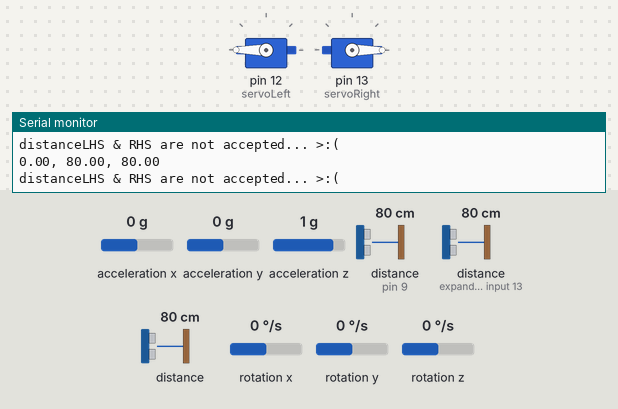
Bench run of a sketch on a simulated Arduino Uno, built with avr-gcc and run on an emulated ATmega328P. Shown: 2 × servo, the last lines printed to the serial monitor. The inputs (shaded band) are chosen by the test bench; at power-on: distance to the obstacle (sensors on pin 9, expander input 13) 80 cm, acceleration x 0 g, acceleration y 0 g, acceleration z 1 g, distance to the obstacle 80 cm, rotation x 0 °/s, rotation y 0 °/s, rotation z 0 °/s. The echo pulse lasts 58.3 µs per cm.

Above: at 1.7 s.
1.8 s: distance to the obstacle (sensor on pin 9) set to 8 cm
3.3 s: distance to the obstacle (sensor on pin 9) set to 5 cm
At 4.4 s:
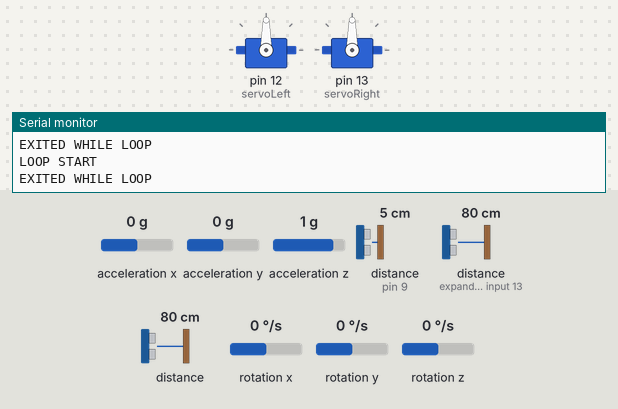
At 8.4 s:
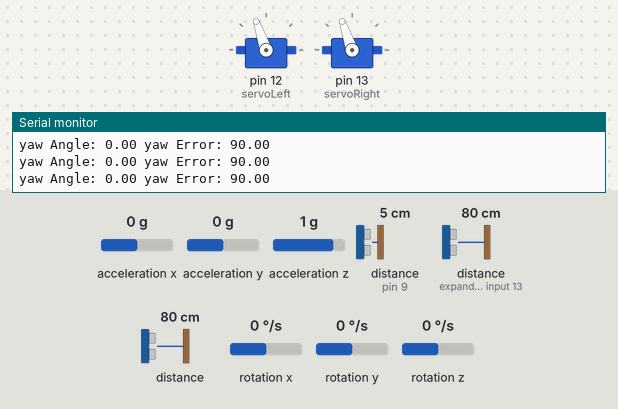
Timing chart, 0 to 24.0 s (numbered marks = the images above; inputs shaded):
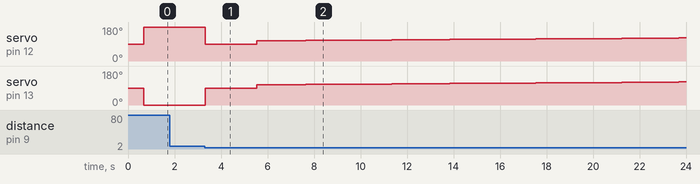

The sketch:

05_03_25_MazeSolver.ino
```cpp
#include <Servo.h>              // Servo Library
#include <HCSR04.h>             // UltraSonic library for 1 trigger
#include "I2Cdev.h"                         // Library allows for I2C communication
#include "MPU6050_6Axis_MotionApps20.h"      // Library from Electronic Cats that will do most of the IMU processing

// Definitions / Numerical Constant Values
#define GRAVITY_EARTH_MS2 9.80665
#define RAD_TO_DEG 57.295779513082320876798154814105


Servo servoLeft;                // Declare Left Servo - using servoLeft will determine the velocity of the Left Servo
Servo servoRight;               // Declare Right Servo - using servoRight will determine the velocity of the Right Servo

// -----------------CAUTION-----------------
// TRIAL VERSION FOR PID STABILISER
// -----------------------------------------

// Distance Parameters & Initialisation
HCSR04 hc(3, new int[3]{9,10, 11}, 3); //initialisation class HCSR04 (trig pin , echo pin, number of sensor) (Front,Left,Right)

double distanceFRT, distanceLHS, distanceRHS;

const double thresholdDistanceFRT = 24.0;        // The left and right are pretty good now could make the front a bit bigger
const double secondthresholdDistanceFRT = 6;
const double thresholdDistanceLHS = 13.0;
const double thresholdDistanceRHS = 13.0;

const double wallRef = 6.0;

// Solving Bias
// 0 - Left Bias
// 1 - Right Bias
int turnBias = 1;

// Signal Pre-processing
double filteredDistanceFRT = 0.0;
double filteredDistanceLHS = 0.0;
double filteredDistanceRHS = 0.0;

const double default_smoothingFactor = 0.3;

// PID Params
double drift = 0.0;
double error = 0.0;
double prev_error = 0.0;
double deriv = 0.0;
double integ = 0;
double correction = 0.0;
double currentTime;
double dt;

double kp_internal;
double kd_internal;

double Kp = 12;           // Over-exaggerated motion
double Ki = 0.005;           // A lot of kick
double Kd = 0.5;            // TODO find optimal tuning.

// Turning Control System Declarations
float KpYaw = 0.16; // Proportional constant  | Recommended value =  {Needs adjusting and tested}
float KiYaw = 0.009; // Integral constant | Recommended value = {Needs adjusting and tested}
float KdYaw = 0.04; // Derivative constant  | Recommended value = {Needs adjusting and tested}

float previousError_Turning = 0.0; // To store previous error for derivative term
float integral_Turning = 0.0;      // To store accumulated error for integral term

double yawError = 0.0;
double previousTime = 0.0;
double prevYawError = 0.0;

double y_i_Max = 1.28;
double y_i_Min = -1.28;

// MPU6050 IMU Declarations
MPU6050 mpu;
    /*---MPU6050 Control/Status Variables---*/
bool DMPReady = false;  // Set true if DMP init was successful
uint8_t MPUIntStatus;   // Holds actual interrupt status byte from MPU
uint8_t devStatus;      // Return status after each device operation (0 = success, !0 = error)
uint16_t packetSize;    // Expected DMP packet size (default is 42 bytes)
uint8_t FIFOBuffer[64]; // FIFO storage buffer
Quaternion q;           // [w, x, y, z]         Quaternion container
VectorInt16 aa;         // [x, y, z]            Accel sensor measurements
VectorInt16 gg;         // [x, y, z]            Gyro sensor measurements
VectorInt16 aaWorld;    // [x, y, z]            World-frame accel sensor measurements
VectorInt16 ggWorld;    // [x, y, z]            World-frame gyro sensor measurements
VectorFloat gravity;    // [x, y, z]            Gravity vector
float euler[3];         // [psi, theta, phi]    Euler angle container
float ypr[3];           // [yaw, pitch, roll]   Yaw/Pitch/Roll container and gravity vector
float yawAngle;

double leftservoVal;
double rightservoVal;

void setup() {
  Serial.begin(9600);           // Sets baud rate.
  attachServos();
  servoLeft.write(90);
  servoRight.write(90);
  MPU6050Initialise();
}

void loop() {
    // Reset the movedForward flag at the beginning of each cycle
    bool movedForward = false;
    Serial.println("LOOP START");

    // Read initial sensor values
    distanceFRT = hc.dist(0);
    delay(20);                   // DO NOT REMOVE
    distanceLHS = hc.dist(1);
    delay(20);                   // DO NOT REMOVE
    distanceRHS = hc.dist(2);
    delay(20);                   // DO NOT REMOVE


    // While loop to move forward while the front distance is greater than the threshold
    while (distanceFRT > thresholdDistanceFRT) {
      if (!movedForward){
       servoRight.write(0);   // Right Servo rotates clockwise
       servoLeft.write(180);    // Left Servo rotates anti-clockwise

      }
      distanceFRT = hc.dist(0);
      delay(20);
      //Serial.print("DistanceFRT: ");
      //Serial.println(distanceFRT);

      // -----------------PD Ctrl START-----------------
      // Fetch Side sensor vals
      distanceLHS = hc.dist(1);
      filteredDistanceLHS = EWMA_Filter(distanceLHS, filteredDistanceLHS, default_smoothingFactor);      // Filtering out noise
      delay(20);
      distanceRHS = hc.dist(2);
      filteredDistanceRHS = EWMA_Filter(distanceRHS, filteredDistanceRHS, default_smoothingFactor);
      delay(20);

      // PID calculations Start
      correction = PID_correction(distanceLHS, distanceRHS);

      // Impose new servo velocities
      leftservoVal = constrain(180 - correction, 0, 180);
      rightservoVal = constrain(0 - correction, 0, 180);

      servoLeft.write(leftservoVal);
      servoRight.write(rightservoVal);

      // Debug statement, comment it to hide
      //Serial.print(drift); Serial.print(", "); Serial.print(leftservoVal); Serial.print(", "); Serial.println(rightservoVal);
      // -----------------PD Ctrl END-----------------


      movedForward = true;
    }

    while (distanceFRT > secondthresholdDistanceFRT ){
        distanceFRT = hc.dist(0);
        delay(20);
        servoLeft.write(180);
        servoRight.write(0);
      }
        stopMove();
        Serial.println("EXITED WHILE LOOP ");
        delay(1000);                               // DEBUG: Delay just to see visually

    // If the while loop was not executed, handle the alternative logic
    if (!movedForward) {
        Serial.println("Entered Alternative Logic ");
        stopMove();
        distanceLHS = hc.dist(1);
        delay(10);                   // DO NOT REMOVE
        distanceRHS = hc.dist(2);
        delay(10);                   // DO NOT REMOVE

        // Logic to determine the clear path
        if ((distanceLHS > thresholdDistanceLHS) && (distanceRHS <= thresholdDistanceRHS)) { // works well after threshold change
            Serial.print("LOGIC : Turning Left");
            yawControl(-90);           // Turn Left if it's clear for battery(600) and usb(800)
        } else if ((distanceRHS > thresholdDistanceRHS) && (distanceLHS <= thresholdDistanceLHS)) {
            Serial.print("LOGIC : Turning Right");
            yawControl(90);
        } else if ((distanceLHS > thresholdDistanceLHS) && (distanceRHS > thresholdDistanceRHS)) {
            if (turnBias == 0) {
              Serial.print("Junction Detected, turning left");
              yawControl(-90);
            } else if (turnBias == 1) {
              Serial.print("Junction Detected, turning right");
              yawControl(90);
            }
            Serial.print(" LHS: ");
            Serial.print(distanceLHS);
            Serial.print(", RHS: ");
            Serial.println(distanceRHS);
        } else {                                                                 // DEBUG: Print sensor values if none of the conditions to see problem (DEAD END CODE GO HERE)
            // Print sensor values if none of the conditions are met
            Serial.print("No clear path detected. Sensor values - FRT: ");
            Serial.print(distanceFRT);
            Serial.print(", LHS: ");
            Serial.print(distanceLHS);
            Serial.print(", RHS: ");
            Serial.println(distanceRHS);
            yawControl(-90);
            yawControl(-90);  // for some reason cant do 180 at once.
        }
    }
}


void MPU6050Initialise() {// The Serial prints can be commented out later...
  #if I2CDEV_IMPLEMENTATION == I2CDEV_ARDUINO_WIRE
    Wire.begin();
    Wire.setClock(400000); // 400kHz I2C clock. Comment on this line if having compilation difficulties
  #elif I2CDEV_IMPLEMENTATION == I2CDEV_BUILTIN_FASTWIRE
    Fastwire::setup(400, true);
  #endif

  Serial.println(F("Initializing I2C devices..."));
  mpu.initialize();
  Serial.println(F("Testing MPU6050 connection..."));
  if(mpu.testConnection() == false){
    Serial.println("MPU6050 connection failed");
    while(true);
  }
  else {
    Serial.println("MPU6050 connection successful");
  }
  /* Initializate and configure the DMP*/
  Serial.println(F("Initializing DMP..."));
  devStatus = mpu.dmpInitialize();
  /* Supply your gyro offsets here, scaled for min sensitivity */ // INPUT THE OFFSETS HERE
  mpu.setXAccelOffset(618);
  mpu.setYAccelOffset(2898);
  mpu.setZAccelOffset(537);
  mpu.setXGyroOffset(43);
  mpu.setYGyroOffset(11);
  mpu.setZGyroOffset(-20);
  /* Making sure it worked (returns 0 if so) */
  if (devStatus == 0) {
    mpu.CalibrateAccel(6);  // Calibration Time: generate offsets and calibrate our MPU6050
    mpu.CalibrateGyro(6);
    Serial.println("These are the Active offsets: ");
    mpu.PrintActiveOffsets();
    mpu.GetActiveOffsets();
    Serial.println(F("Enabling DMP..."));   //Turning ON DMP
    mpu.setDMPEnabled(true);

    MPUIntStatus = mpu.getIntStatus();

    /* Set the DMP Ready flag so the main loop() function knows it is okay to use it */
    Serial.println(F("DMP ready! Waiting for first interrupt..."));
    DMPReady = true;
    packetSize = mpu.dmpGetFIFOPacketSize(); //Get expected DMP packet size for later comparison
  }
}

double readMPU6050loop() {
  if (!DMPReady) {
    Serial.println("Shit got stuck here 1");
    return;
  }
  /* Read a packet from FIFO */
  if (mpu.dmpGetCurrentFIFOPacket(FIFOBuffer)) { // Get the Latest packet
    //Serial.println("Shit got stuck here 2");
    /*Display quaternion values in easy matrix form: w x y z */
    mpu.dmpGetQuaternion(&q, FIFOBuffer);
    //Serial.println("Shit got stuck here 3");

    mpu.dmpGetGravity(&gravity, &q);
    //Serial.println("Shit got stuck here 4");
    /* Display initial world-frame acceleration, adjusted to remove gravity
    and rotated based on known orientation from Quaternion */
    mpu.dmpGetAccel(&aa, FIFOBuffer);
    mpu.dmpConvertToWorldFrame(&aaWorld, &aa, &q);
    /* Display Euler angles in degrees */
    mpu.dmpGetYawPitchRoll(ypr, &q, &gravity);

    yawAngle = (ypr[0] * RAD_TO_DEG); //+ 180.0;
    // yaw Angle is the angle that will be used to accurate turning of the robot
    // Currently the data outputting is from the range of -179.99... degrees to +179.99... degrees.
    // It would be better suited for a bearing system from the range of 0 to 359.99.. degrees.
    // There may be issues when the angle reads as close to +-180 as this is not explicitly within the range.

    //Serial.print("yawAngle: ");
    //Serial.println(yawAngle);
    delay(20);
    return (yawAngle);       // Done so just to match the derived dynamic's +ve and -ve agreements.


  }
}

double yawControl(double desired_angle) {
  bool reached = false;
  readMPU6050loop();
  Serial.print("Yaw Angle: "); Serial.println(yawAngle);
  Serial.print("Target Angle: "); Serial.println(desired_angle);
  readMPU6050loop();
  double currentAngle = yawAngle;

  double yawIntegral = 0.0;

  // TODO add a breakout statement based on time so that it does not execute forever.
  while (reached == false) {
    double currentTime = millis();
    double dt = (currentTime - previousTime) / 1000.0;

    readMPU6050loop();
    delay(20); // ADDED THIS

    double yawError = (currentAngle + desired_angle) - yawAngle;

    if (yawError > 180) yawError -= 360;
    if (yawError < -180) yawError += 360;

    double yawProportional = KpYaw * yawError;
    integral_Turning += yawError * dt; // Accumulate integral
    double yawIntegral = KiYaw * integral_Turning;

    // anti-windup
    /*
    if (yawIntegral>=y_i_Max) yawIntegral = y_i_Max;
    else if (yawIntegral<=y_i_Min) yawIntegral = y_i_Min;
    */
    double yawDerivative = KdYaw * (yawError - prevYawError) / dt;
    // suggestion: Base derivative on yawAngle itself to avoid kick

    // Calculate control signal
    double controlSignal = yawProportional + yawIntegral + yawDerivative;

    prevYawError = yawError;
    previousTime = currentTime;

    // Apply control to servos for turning
    double leftSpeed = constrain(90 + controlSignal, 0, 180);
    double rightSpeed = constrain(90 + controlSignal, 0, 180);

    servoLeft.write(leftSpeed);
    servoRight.write(rightSpeed);

    Serial.print("yaw Angle: "); Serial.print(yawAngle);
    Serial.print(" yaw Error: "); Serial.println(yawError); //Serial.print(","); Serial.print(" | Integral: "); Serial.println(yawIntegral);
    /*
    Serial.print(yawError);
    Serial.print(" | Integral: ");
    */
    //Serial.println(controlSignal);
    //Serial.print(" | Control Signal: "); Serial.println(controlSignal);

    // TODO: Check if necessary
    // Exit condition if within desired range
    if (abs(yawError) < 0.7) {
      reached = true;
      Serial.println("Reached == True");
      servoLeft.write(90);  // Stop servos, precautionary measure
      servoRight.write(90);
    }
  }

  Serial.print("Executed turn");
}

void attachServos() {
  servoLeft.attach(12);         // Left signal connects to pin 12
  servoRight.attach(13);        // Right signal connects to pin 13
}
void detachServos() {           // Stops signals to Servos
  servoLeft.detach();         // Left signal disconnects to pin 12
  servoRight.detach();        // Right signal disconnects to pin 13
}

void forwardMove(int duration) {
  unsigned long startTime = millis();
  while (millis() - startTime < duration) {
    servoLeft.writeMicroseconds(1700);    // Left Servo rotates anti-clockwise
    servoRight.writeMicroseconds(1300);   // Right Servo rotates clockwise
  }
  stopMove();
}

void backwardMove(int duration) {
  unsigned long startTime = millis();
  while (millis() - startTime < duration) {
    servoLeft.writeMicroseconds(1300);    // Left Servo rotates clockwise
    servoRight.writeMicroseconds(1700);   // Right Servo rotates anti-clockwise
  }
  stopMove();
}

void turnLeft(int duration) {
  unsigned long startTime = millis();
  while (millis() - startTime < duration) {
    servoLeft.writeMicroseconds(1300);    // Left Servo rotates clockwise
    servoRight.writeMicroseconds(1300);   // Right Servo rotates clockwise
  }
  stopMove();
}

void turnRight(int duration) {
  unsigned long startTime = millis();
  while (millis() - startTime < duration) {
    servoLeft.writeMicroseconds(1700);    // Left Servo rotates anti-clockwise
    servoRight.writeMicroseconds(1700);   // Right Servo rotates anti-clockwise
  }
  stopMove();
}


void stopMove() {
  servoLeft.write(90);
  servoRight.write(90);
}

double EWMA_Filter(double newVal, double prevFilteredVal, double smoothingFactor){
  return (smoothingFactor * newVal) + ((1-smoothingFactor) * prevFilteredVal);
}
double PID_correction(double distanceLHS, double distanceRHS) {
  currentTime = millis();
  dt = (double)(currentTime - previousTime) / 1000;

  // Drift is the error signal
  if ((distanceLHS < thresholdDistanceLHS) && (distanceRHS < thresholdDistanceRHS)) { // REQUIRES ADJUSTMENTS IF NEEDED
    // Both walls are at expected distances, use both for localisation
    Serial.println("Both walls are detectable");
      drift = distanceLHS - distanceRHS;
      kp_internal = Kp;
      kd_internal = Kd;

  } else if ((distanceRHS > thresholdDistanceRHS) && (distanceLHS <= thresholdDistanceRHS)) {
    // Left wall following:
    Serial.println("Left wall is detectable");
      drift = distanceLHS - wallRef;
      //prev_error = 0.0;
      kp_internal = Kp*1.5;
      kd_internal = Kd*1.5;

  } else if ((distanceLHS > thresholdDistanceRHS) && (distanceRHS <= thresholdDistanceRHS)) {
    // Right Wall following:
    Serial.println("Right wall is detectable");
      drift = wallRef - distanceRHS;
      //prev_error = 0.0;
      kp_internal = Kp*1.5;
      kd_internal = Kd*1.5;

  } else {
    Serial.println("distanceLHS & RHS are not accepted... >:( ");
  }

  //kp_internal = Kp;
  //kd_internal = Kd;
  //drift = distanceLHS - distanceRHS;
  error = drift;
  deriv = (error - prev_error) / dt;
  if (abs(error) < 0.7) {
    integ = 0;
  } else {
    integ += error * dt;
  }
  correction =  (kd_internal * deriv) + (kp_internal * error) + (Ki * integ);   // This will determine the servo velocities

  // Store past values
  prev_error = error;
  previousTime = currentTime;

  // Debug statement, comment it to hide
  //Serial.print(drift); Serial.print(", "); Serial.print(correction); Serial.print(", "); Serial.print(deriv); Serial.print(", "); Serial.println(integ);
  //Serial.print(drift); Serial.print(", "); Serial.print(leftservoVal); Serial.print(", "); Serial.println(rightservoVal);
  Serial.print(drift); Serial.print(", "); Serial.print(distanceLHS); Serial.print(", "); Serial.println(distanceRHS);
  return correction * 0.7;
}


// Legacy movement
  void pivotForwardLeft(int microsecondTime) {
    servoLeft.writeMicroseconds(1500);    // Left Servo stationary
    servoRight.writeMicroseconds(1300);   // Right Servo rotates clockwise
    delay(microsecondTime);               // Move time in microseconds
  }

  void pivotForwardRight(int microsecondTime) {
    servoLeft.writeMicroseconds(1700);    // Left Servo anti-clockwise
    servoRight.writeMicroseconds(1500);   // Right Servo stationary
    delay(microsecondTime);               // Move time in microseconds
  }

  void pivotBackwardLeft(int microsecondTime) {
    servoLeft.writeMicroseconds(1500);    // Left Servo stationary
    servoRight.writeMicroseconds(1700);   // Right Servo anti-clockwise
    delay(microsecondTime);
  }

  void pivotBackwardRight(int microsecondTime) {
    servoLeft.writeMicroseconds(1300);    // Left Servo clockwise
    servoRight.writeMicroseconds(1500);   // Right Servo stationary
    delay(microsecondTime);
  }

  void forwardMoveRamp(int microsecondTime) {
    for (int speed = 0; speed <= 100; speed += 5) {   // Increase speed to full speed
      servoLeft.writeMicroseconds(1500 + speed);
      servoRight.writeMicroseconds(1500 - speed);
      delay(microsecondTime);                         // Incremental time
    }
    delay(1000); // full speed for 1 second
  }

  void backwardMoveRamp(int microsecondTime) {
    for (int speed = 0; speed <= 100; speed += 5) {   // Increase speed to full speed
      servoLeft.writeMicroseconds(1500 + speed);
      servoRight.writeMicroseconds(1500 - speed);
      delay(microsecondTime);                         // Incremental time
    }
    delay(1000); // full speed for 1 second
  }
```

Measured:
- the behaviour switches between 7 and 6 cm on distance to the obstacle (sensor on pin 9) (found by bisection; images 0 and 1)
